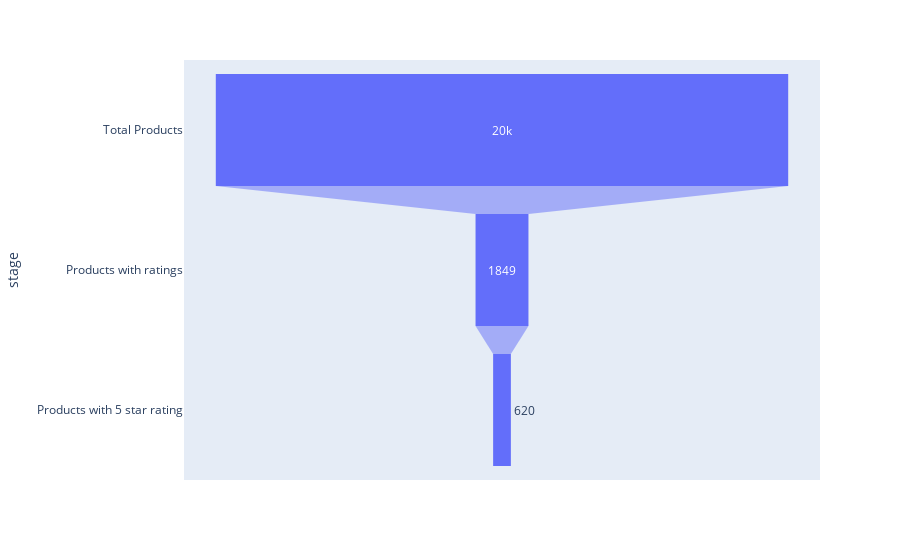

The notebook cell saved with this chart:
### Code cell
# Using Funnel categorizing the product how has five star rating... 

total_prod=len(df['pid'])  #total products using pid variable
total_ratings=len(df[df['product_rating']!='No rating available']) #total rated products
top_ratings=len(df[df['product_rating']=='5']) #5 star rated products
df_funnel_1 = dict(
    number=[total_prod,total_ratings,top_ratings],
    stage=["Total Products","Products with ratings","Products with 5 star rating"])
funnel_1_fig = px.funnel(df_funnel_1, x='number', y='stage')
funnel_1_fig.show()

### Figure 1 — Plotly figure (JSON) as saved in the notebook; plotly's stock layout.template omitted (floating-point values rounded to 4 significant figures)
{"data": [{"hovertemplate": "number=%{x}<br>stage=%{y}<extra></extra>", "legendgroup": "", "marker": {"color": "#636efa"}, "name": "", "orientation": "h", "showlegend": false, "type": "funnel", "x": [20000, 1849, 620], "xaxis": "x", "y": ["Total Products", "Products with ratings", "Products with 5 star rating"], "yaxis": "y"}], "layout": {"autosize": true, "legend": {"tracegroupgap": 0}, "margin": {"t": 60}, "xaxis": {"anchor": "y", "autorange": true, "domain": [0, 1], "range": [-11110.0, 11110.0], "title": {"text": "number"}, "type": "linear"}, "yaxis": {"anchor": "x", "autorange": true, "domain": [0, 1], "range": [2.5, -0.5], "title": {"text": "stage"}, "type": "category"}}}
